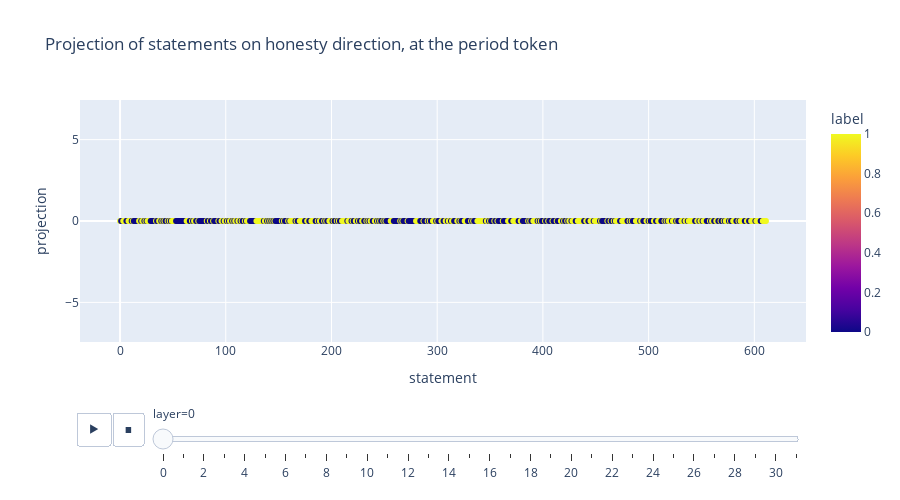

The code cell stored with this chart in its notebook:
### Code cell
fig = px.scatter(
    df_proj,
    x="statement",
    y="projection",
    animation_frame="layer",
    color="label",
    title="Projection of statements on honesty direction, at the period token",
    height=500,
)
ylims = df_proj.projection.abs().max()
fig.update_layout(
    yaxis=dict(range=[-ylims, ylims]),
)

### Figure 1 — Plotly figure (JSON) as saved in the notebook; plotly's stock layout.template omitted (floating-point values rounded to 4 significant figures; data arrays with more than 128 entries replaced by an {"elided": "..."} marker saying what was removed)
{"data": [{"hovertemplate": "layer=0<br>statement=%{x}<br>projection=%{y}<br>label=%{marker.color}<extra></extra>", "legendgroup": "", "marker": {"color": {"elided": "612 int values"}, "coloraxis": "coloraxis", "symbol": "circle"}, "mode": "markers", "name": "", "orientation": "v", "showlegend": false, "type": "scatter", "x": {"elided": "612 int values"}, "xaxis": "x", "y": {"elided": "612 int values"}, "yaxis": "y"}], "layout": {"coloraxis": {"colorbar": {"title": {"text": "label"}}, "colorscale": [[0, "#0d0887"], [0.1111, "#46039f"], [0.2222, "#7201a8"], [0.3333, "#9c179e"], [0.4444, "#bd3786"], [0.5556, "#d8576b"], [0.6667, "#ed7953"], [0.7778, "#fb9f3a"], [0.8889, "#fdca26"], [1, "#f0f921"]]}, "height": 500, "legend": {"tracegroupgap": 0}, "sliders": [{"active": 0, "currentvalue": {"prefix": "layer="}, "len": 0.9, "pad": {"b": 10, "t": 60}, "steps": [{"args": [["0"], {"frame": {"duration": 0, "redraw": false}, "fromcurrent": true, "mode": "immediate", "transition": {"duration": 0, "easing": "linear"}}], "label": "0", "method": "animate"}, {"args": [["1"], {"frame": {"duration": 0, "redraw": false}, "fromcurrent": true, "mode": "immediate", "transition": {"duration": 0, "easing": "linear"}}], "label": "1", "method": "animate"}, {"args": [["2"], {"frame": {"duration": 0, "redraw": false}, "fromcurrent": true, "mode": "immediate", "transition": {"duration": 0, "easing": "linear"}}], "label": "2", "method": "animate"}, {"args": [["3"], {"frame": {"duration": 0, "redraw": false}, "fromcurrent": true, "mode": "immediate", "transition": {"duration": 0, "easing": "linear"}}], "label": "3", "method": "animate"}, {"args": [["4"], {"frame": {"duration": 0, "redraw": false}, "fromcurrent": true, "mode": "immediate", "transition": {"duration": 0, "easing": "linear"}}], "label": "4", "method": "animate"}, {"args": [["5"], {"frame": {"duration": 0, "redraw": false}, "fromcurrent": true, "mode": "immediate", "transition": {"duration": 0, "easing": "linear"}}], "label": "5", "method": "animate"}, {"args": [["6"], {"frame": {"duration": 0, "redraw": false}, "fromcurrent": true, "mode": "immediate", "transition": {"duration": 0, "easing": "linear"}}], "label": "6", "method": "animate"}, {"args": [["7"], {"frame": {"duration": 0, "redraw": false}, "fromcurrent": true, "mode": "immediate", "transition": {"duration": 0, "easing": "linear"}}], "label": "7", "method": "animate"}, {"args": [["8"], {"frame": {"duration": 0, "redraw": false}, "fromcurrent": true, "mode": "immediate", "transition": {"duration": 0, "easing": "linear"}}], "label": "8", "method": "animate"}, {"args": [["9"], {"frame": {"duration": 0, "redraw": false}, "fromcurrent": true, "mode": "immediate", "transition": {"duration": 0, "easing": "linear"}}], "label": "9", "method": "animate"}, {"args": [["10"], {"frame": {"duration": 0, "redraw": false}, "fromcurrent": true, "mode": "immediate", "transition": {"duration": 0, "easing": "linear"}}], "label": "10", "method": "animate"}, {"args": [["11"], {"frame": {"duration": 0, "redraw": false}, "fromcurrent": true, "mode": "immediate", "transition": {"duration": 0, "easing": "linear"}}], "label": "11", "method": "animate"}, {"args": [["12"], {"frame": {"duration": 0, "redraw": false}, "fromcurrent": true, "mode": "immediate", "transition": {"duration": 0, "easing": "linear"}}], "label": "12", "method": "animate"}, {"args": [["13"], {"frame": {"duration": 0, "redraw": false}, "fromcurrent": true, "mode": "immediate", "transition": {"duration": 0, "easing": "linear"}}], "label": "13", "method": "animate"}, {"args": [["14"], {"frame": {"duration": 0, "redraw": false}, "fromcurrent": true, "mode": "immediate", "transition": {"duration": 0, "easing": "linear"}}], "label": "14", "method": "animate"}, {"args": [["15"], {"frame": {"duration": 0, "redraw": false}, "fromcurrent": true, "mode": "immediate", "transition": {"duration": 0, "easing": "linear"}}], "label": "15", "method": "animate"}, {"args": [["16"], {"frame": {"duration": 0, "redraw": false}, "fromcurrent": true, "mode": "immediate", "transition": {"duration": 0, "easing": "linear"}}], "label": "16", "method": "animate"}, {"args": [["17"], {"frame": {"duration": 0, "redraw": false}, "fromcurrent": true, "mode": "immediate", "transition": {"duration": 0, "easing": "linear"}}], "label": "17", "method": "animate"}, {"args": [["18"], {"frame": {"duration": 0, "redraw": false}, "fromcurrent": true, "mode": "immediate", "transition": {"duration": 0, "easing": "linear"}}], "label": "18", "method": "animate"}, {"args": [["19"], {"frame": {"duration": 0, "redraw": false}, "fromcurrent": true, "mode": "immediate", "transition": {"duration": 0, "easing": "linear"}}], "label": "19", "method": "animate"}, {"args": [["20"], {"frame": {"duration": 0, "redraw": false}, "fromcurrent": true, "mode": "immediate", "transition": {"duration": 0, "easing": "linear"}}], "label": "20", "method": "animate"}, {"args": [["21"], {"frame": {"duration": 0, "redraw": false}, "fromcurrent": true, "mode": "immediate", "transition": {"duration": 0, "easing": "linear"}}], "label": "21", "method": "animate"}, {"args": [["22"], {"frame": {"duration": 0, "redraw": false}, "fromcurrent": true, "mode": "immediate", "transition": {"duration": 0, "easing": "linear"}}], "label": "22", "method": "animate"}, {"args": [["23"], {"frame": {"duration": 0, "redraw": false}, "fromcurrent": true, "mode": "immediate", "transition": {"duration": 0, "easing": "linear"}}], "label": "23", "method": "animate"}, {"args": [["24"], {"frame": {"duration": 0, "redraw": false}, "fromcurrent": true, "mode": "immediate", "transition": {"duration": 0, "easing": "linear"}}], "label": "24", "method": "animate"}, {"args": [["25"], {"frame": {"duration": 0, "redraw": false}, "fromcurrent": true, "mode": "immediate", "transition": {"duration": 0, "easing": "linear"}}], "label": "25", "method": "animate"}, {"args": [["26"], {"frame": {"duration": 0, "redraw": false}, "fromcurrent": true, "mode": "immediate", "transition": {"duration": 0, "easing": "linear"}}], "label": "26", "method": "animate"}, {"args": [["27"], {"frame": {"duration": 0, "redraw": false}, "fromcurrent": true, "mode": "immediate", "transition": {"duration": 0, "easing": "linear"}}], "label": "27", "method": "animate"}, {"args": [["28"], {"frame": {"duration": 0, "redraw": false}, "fromcurrent": true, "mode": "immediate", "transition": {"duration": 0, "easing": "linear"}}], "label": "28", "method": "animate"}, {"args": [["29"], {"frame": {"duration": 0, "redraw": false}, "fromcurrent": true, "mode": "immediate", "transition": {"duration": 0, "easing": "linear"}}], "label": "29", "method": "animate"}, {"args": [["30"], {"frame": {"duration": 0, "redraw": false}, "fromcurrent": true, "mode": "immediate", "transition": {"duration": 0, "easing": "linear"}}], "label": "30", "method": "animate"}, {"args": [["31"], {"frame": {"duration": 0, "redraw": false}, "fromcurrent": true, "mode": "immediate", "transition": {"duration": 0, "easing": "linear"}}], "label": "31", "method": "animate"}], "x": 0.1, "xanchor": "left", "y": 0, "yanchor": "top"}], "title": {"text": "Projection of statements on honesty direction, at the period token"}, "updatemenus": [{"buttons": [{"args": [null, {"frame": {"duration": 500, "redraw": false}, "fromcurrent": true, "mode": "immediate", "transition": {"duration": 500, "easing": "linear"}}], "label": "&#9654;", "method": "animate"}, {"args": [[null], {"frame": {"duration": 0, "redraw": false}, "fromcurrent": true, "mode": "immediate", "transition": {"duration": 0, "easing": "linear"}}], "label": "&#9724;", "method": "animate"}], "direction": "left", "pad": {"r": 10, "t": 70}, "showactive": false, "type": "buttons", "x": 0.1, "xanchor": "right", "y": 0, "yanchor": "top"}], "xaxis": {"anchor": "y", "domain": [0, 1], "title": {"text": "statement"}}, "yaxis": {"anchor": "x", "domain": [0, 1], "range": [-7.433, 7.433], "title": {"text": "projection"}}}}
